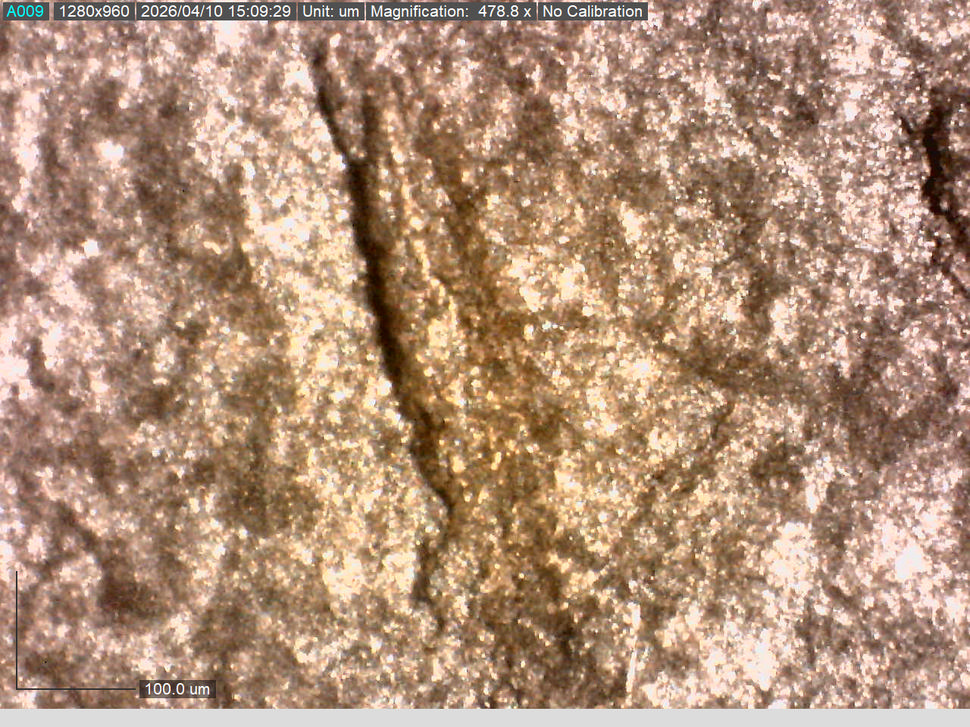
#> input picture images/cc-8.tif, 970 x 727 px, shrunk from 1280 x 960 before the run, found by its file name
$ python const_hist.py
#> lines starting #> are read from the running program, lines starting #| are printed output that depends on the picture; after the words box and inside, x2 and y2 are one past the last pixel; in counts of white or black regions, pixels touching at a corner belong together
import cv2
import numpy as np
import matplotlib.pyplot as plt

image_names = [
    'cc-8.tif',
]

def image_hist(image : cv2.typing.MatLike, title : str) -> None:
    """
    ==================== HISTOGRAM ====================
    """
    hist, bin_edges = np.histogram(image.ravel(), bins=256, range=(0, 256))
    x_bins = bin_edges[:-1]

    """
    ==================== PERCENTILES ====================
    """
    # save fig later
    # fig.savefig(f'figures/{title}.png')
    thresh = np.percentile(image, 5.)
    _, binary = cv2.threshold(image, thresh, 255, cv2.THRESH_BINARY_INV)

    """
    ==================== PLOTTING ====================
    """
    fig, ax = plt.subplots(1, 3, figsize=(15, 8))
    fig.suptitle(title)

    # original image
    ax[0].imshow(image, cmap="gray")
    ax[0].set_title("Original Image")
    ax[0].axis('off')

    # histogram
    ax[1].plot(x_bins, hist, color='blue', label='Hist')
    ax[1].set_ylabel("Frequency")
    ax[1].set_xlabel("Gray Value")
    ax[1].legend()

    # thresholded image
    ax[2].imshow(binary, cmap="gray")
    ax[2].axis('off')

    plt.tight_layout()

def setup_plot(image_name : str) -> None:
#> called with image_name = 'cc-8.tif'
    image = cv2.imread(f'images/{image_name}', cv2.IMREAD_COLOR)
#> image is the input picture: shape (727, 970, 3); mean B, G, R 121, 144.4, 176.8
    assert image is not None, f"Image '{image_name}' could not be loaded."

    # Crop image
    h, w = image.shape[:2]
#> h = 727; w = 970
    cy, cx = h // 2, w // 2
#> cy = 363; cx = 485
    hs = min(h, w) // 2
#> hs = 363
    cropped = image[cy - hs:cy + hs, cx - hs:cx + hs]
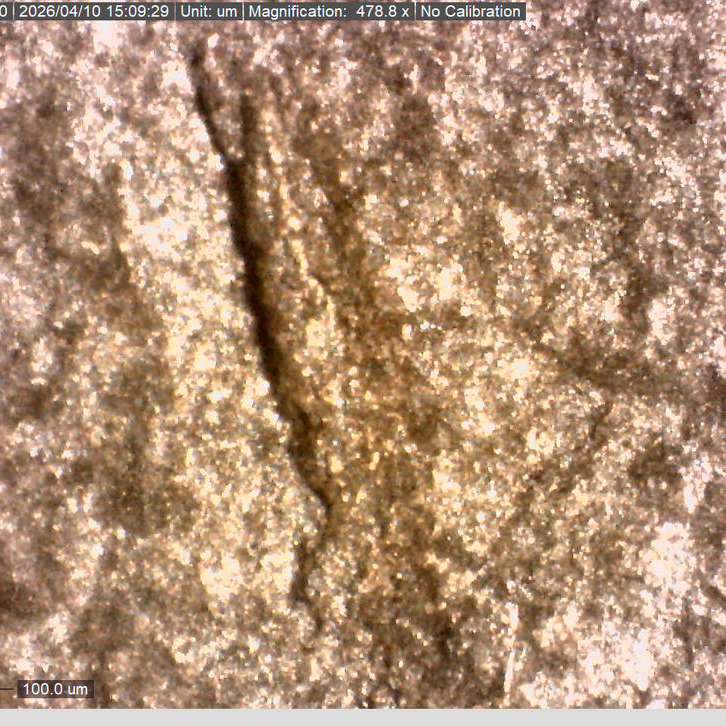
#> cropped: shape (726, 726, 3); mean B, G, R 117.6, 144.4, 176.9

    # Convert to float and average channels
    image_float = cropped.astype(np.float32)
    gray_float = np.mean(image_float, axis=2)
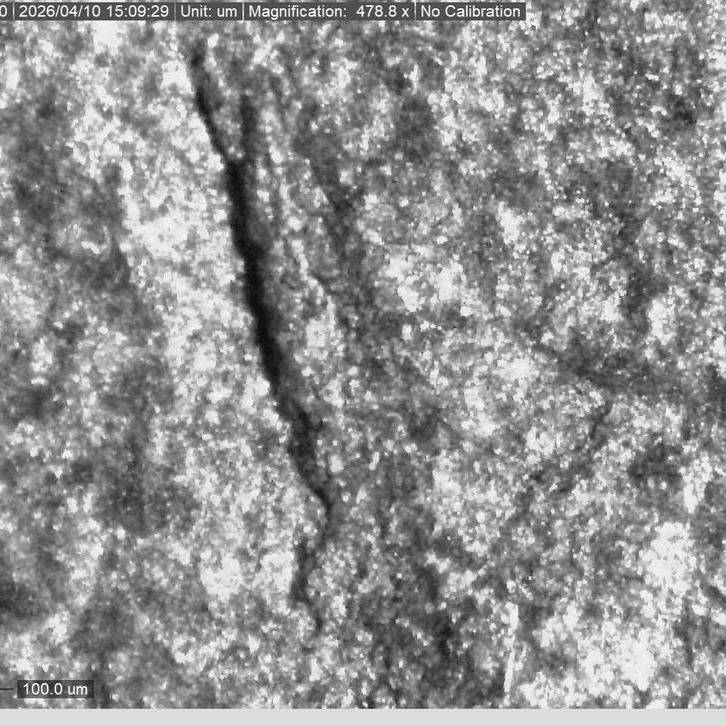
#> gray_float: shape (726, 726) float32; min 10.67, max 255, mean 146.3

    """
    ==================== PREPROCESSING ====================
    """
    gray_float = cv2.GaussianBlur(gray_float, (5, 5), 1.5)
    image_hist(gray_float, f"{image_name[:image_name.find('.')]} Distribution of Gray (Gaussian)")
#> in image_hist, `hist, bin_edges = np.histogram(image.ravel(), bins=256, range=(0, 256))`: hist = 256 values, max 11814 at index 220, min 0 at index 0, mean 2058.9; bin_edges = 257 values from 0 to 256
#> in image_hist, `x_bins = bin_edges[:-1]`: x_bins = 256 values from 0 to 255
#> in image_hist, `thresh = np.percentile(image, 5.)`: thresh = 79.9
#> in image_hist, `_, binary = cv2.threshold(image, thresh, 255, cv2.THRESH_BINARY_INV)`:
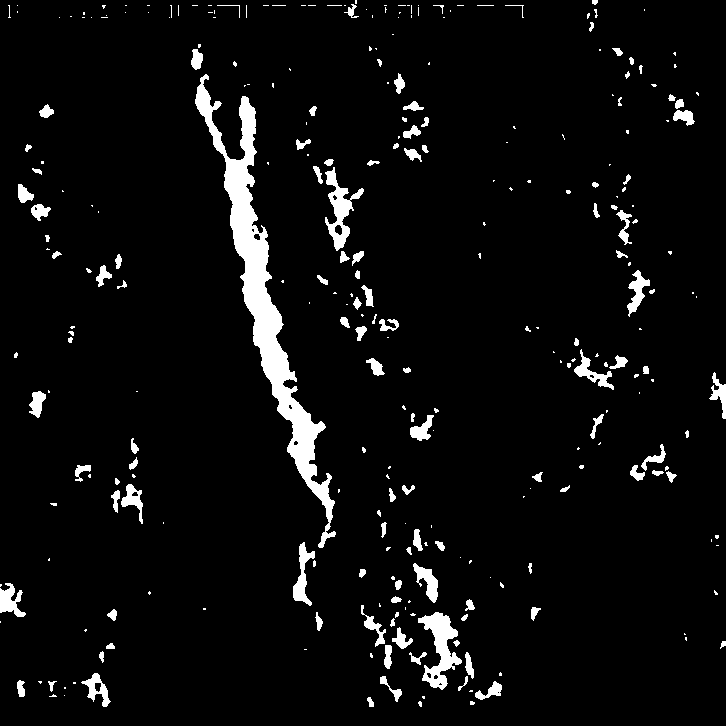
#> binary: shape (726, 726) float32; 5% white; 299 white regions (180 under 20 px), largest, box (x1, y1, x2, y2) and area: (195, 74, 336, 548) 10297, (418, 612, 462, 690) 1484, (325, 167, 364, 251) 1114

if __name__ == '__main__':
    assert image_names is not None, "image_names is not instantiated."
    assert len(image_names) > 0, "No image names were provided"
    assert len(image_names) <= 5, "Please limit the number of images to 5"

    for filename in image_names:
        setup_plot(filename)

    plt.show()
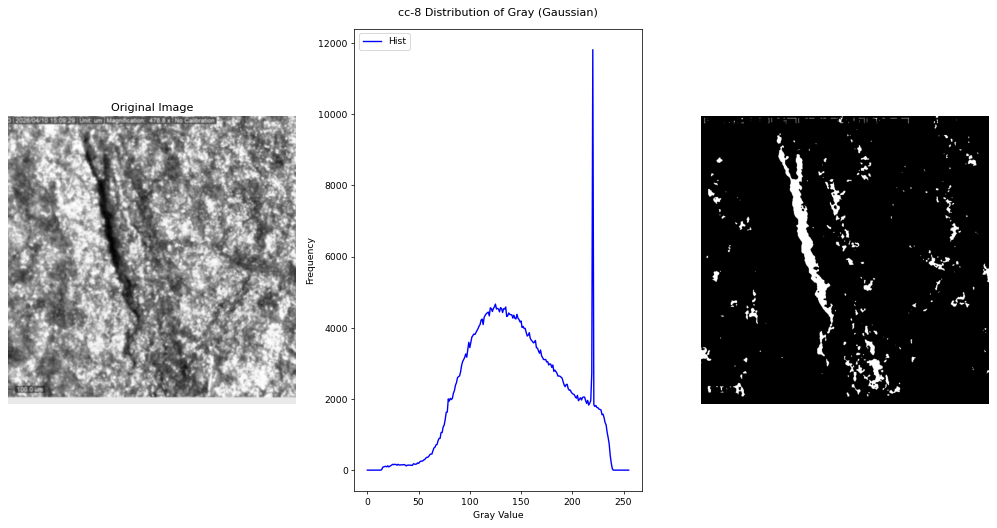
#> figure drawn by matplotlib, 3 panels; panel 2: curve peaks at x = 220, y = 11814

$ run again, with images/cc-0.tif copied over images/cc-8.tif
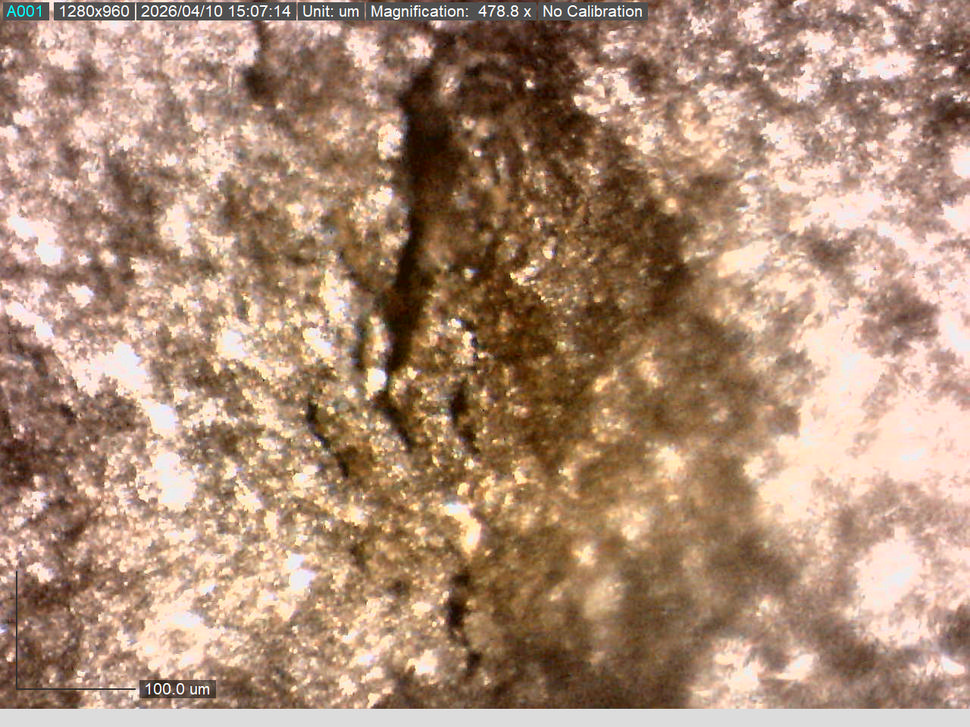
#> input picture images/cc-0.tif, 970 x 727 px, shrunk from 1280 x 960 before the run, found by its file name
#> in setup_plot, image is the input picture: shape (727, 970, 3); mean B, G, R 117.9, 140.3, 171.8
#> hist = 256 values, max 11791 at index 220, min 0 at index 0, mean 2058.9; bin_edges = 257 values from 0 to 256
#> x_bins = 256 values from 0 to 255
#> thresh = 49.8
#> in image_hist, `_, binary = cv2.threshold(image, thresh, 255, cv2.THRESH_BINARY_INV)`:
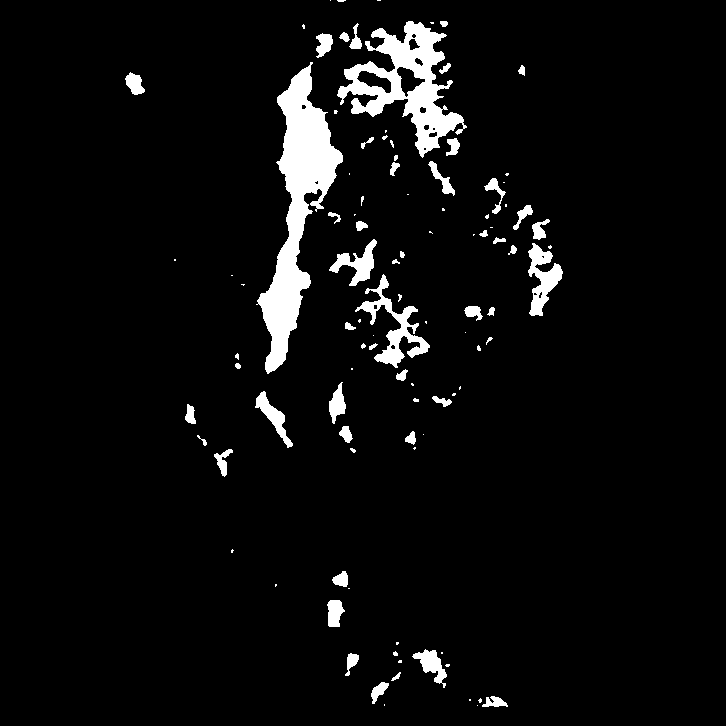
#> binary: shape (726, 726) float32; 5% white; 102 white regions (53 under 20 px), largest, box (x1, y1, x2, y2) and area: (256, 62, 343, 374) 9395, (337, 21, 467, 158) 6348, (355, 274, 430, 368) 1781
#> `plt.show()`:
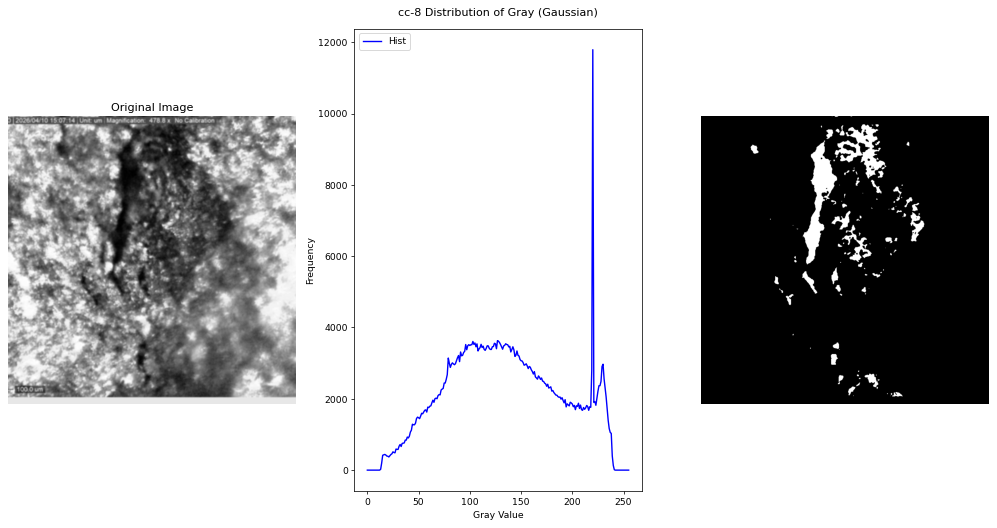
#> figure drawn by matplotlib, 3 panels; panel 2: curve peaks at x = 220, y = 11791

$ run again, with images/cc-2.tif copied over images/cc-8.tif
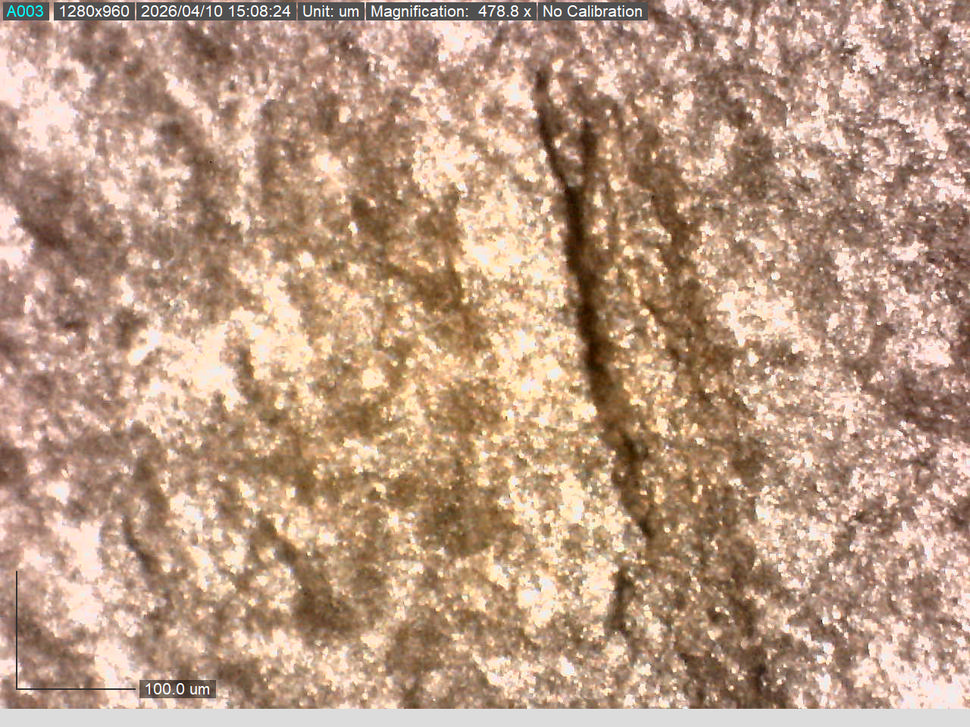
#> input picture images/cc-2.tif, 970 x 727 px, shrunk from 1280 x 960 before the run, found by its file name
#> in setup_plot, image is the input picture: shape (727, 970, 3); mean B, G, R 131.2, 153.7, 185.4
#> hist = 256 values, max 12374 at index 220, min 0 at index 0, mean 2058.9; bin_edges = 257 values from 0 to 256
#> x_bins = 256 values from 0 to 255
#> thresh = 88.36
#> in image_hist, `_, binary = cv2.threshold(image, thresh, 255, cv2.THRESH_BINARY_INV)`:
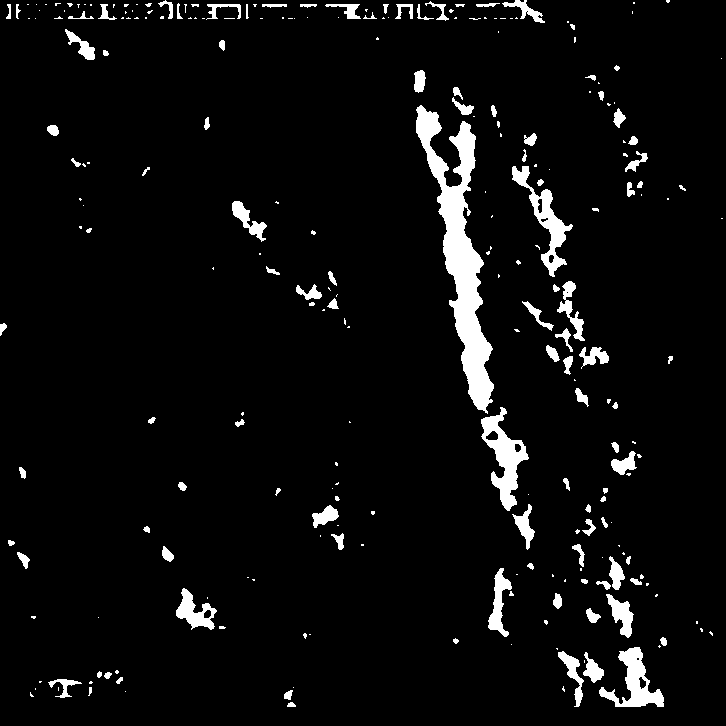
#> binary: shape (726, 726) float32; 5% white; 256 white regions (147 under 20 px), largest, box (x1, y1, x2, y2) and area: (416, 105, 494, 414) 7759, (481, 407, 529, 511) 1938, (512, 166, 573, 277) 1617
#> `plt.show()`:
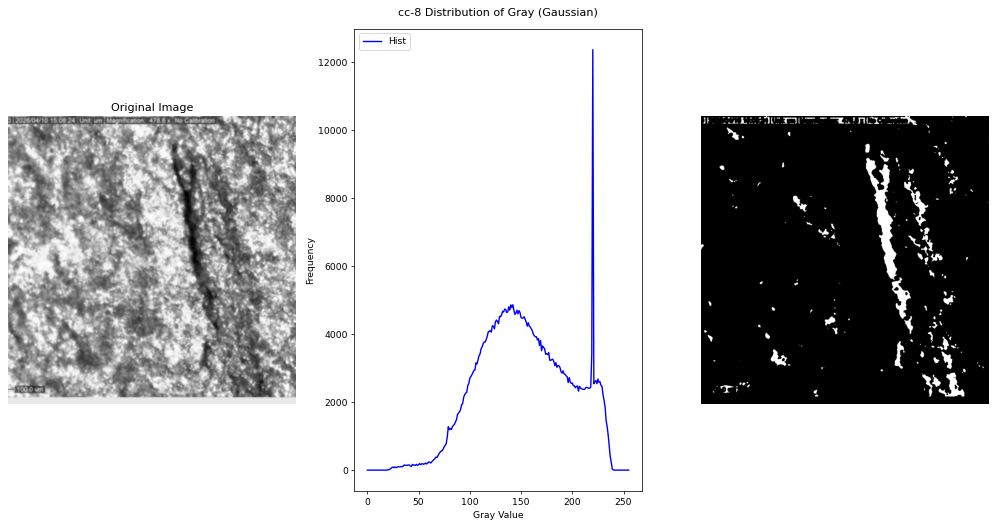
#> figure drawn by matplotlib, 3 panels; panel 2: curve peaks at x = 220, y = 12374

$ run again, with images/cc-4.tif copied over images/cc-8.tif
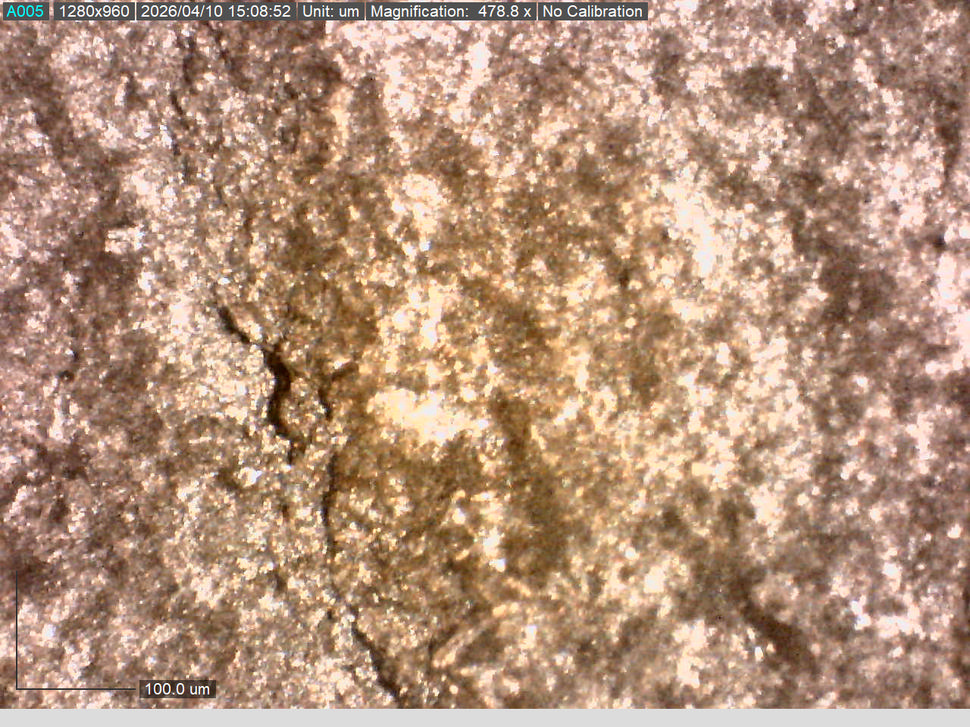
#> input picture images/cc-4.tif, 970 x 727 px, shrunk from 1280 x 960 before the run, found by its file name
#> in setup_plot, image is the input picture: shape (727, 970, 3); mean B, G, R 122.7, 145.7, 179.3
#> hist = 256 values, max 12085 at index 220, min 0 at index 0, mean 2058.9; bin_edges = 257 values from 0 to 256
#> x_bins = 256 values from 0 to 255
#> thresh = 85.62
#> in image_hist, `_, binary = cv2.threshold(image, thresh, 255, cv2.THRESH_BINARY_INV)`:
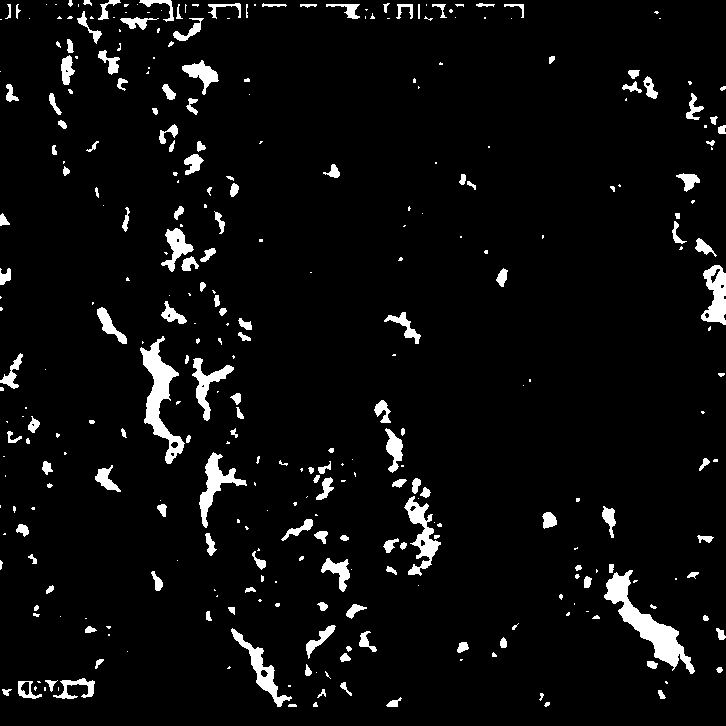
#> binary: shape (726, 726) float32; 5% white; 333 white regions (165 under 20 px), largest, box (x1, y1, x2, y2) and area: (604, 570, 695, 674) 2413, (140, 336, 185, 464) 1946, (404, 496, 441, 576) 1063
#> `plt.show()`:
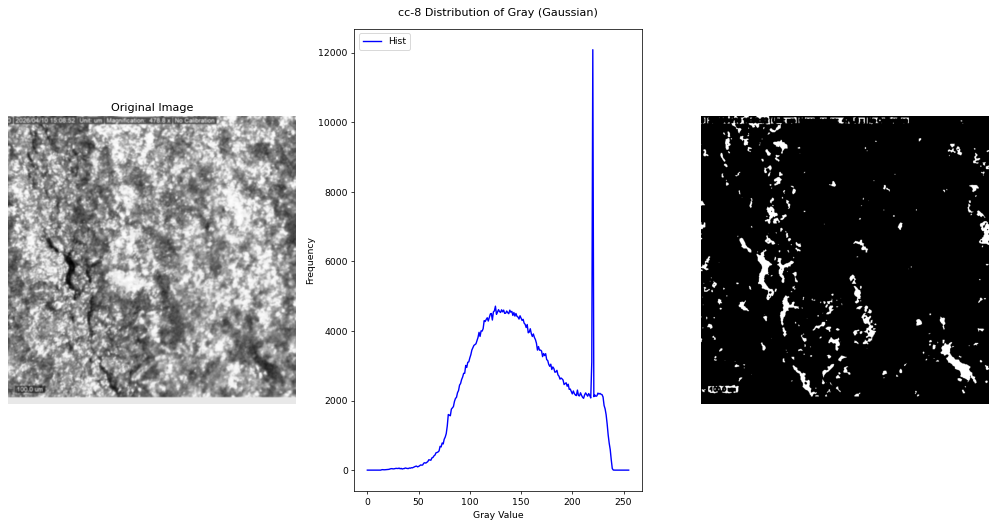
#> figure drawn by matplotlib, 3 panels; panel 2: curve peaks at x = 220, y = 12085
